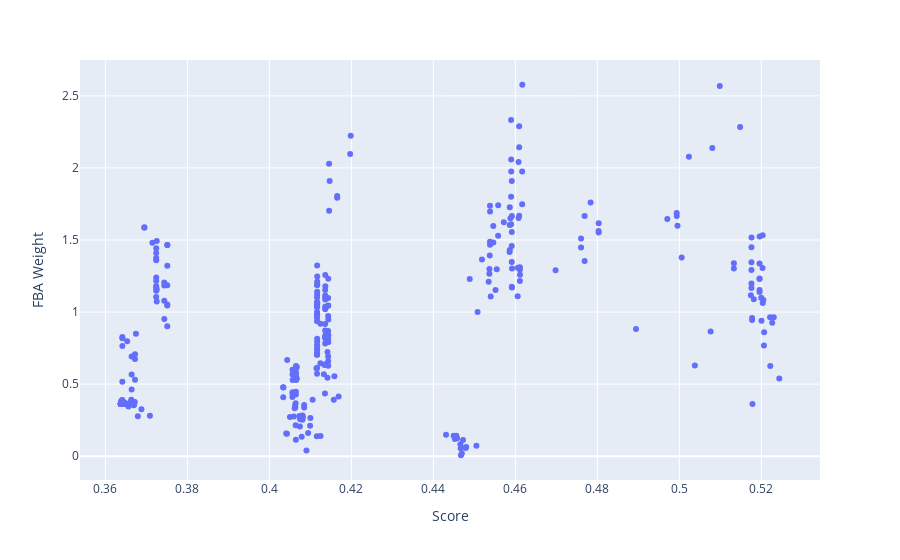

Write notebook code for a chart like this one.
### Code cell
fig = px.scatter(x=[float(i) for i in data['all_runs']], y=[data['all_runs'][i][1] for i in data['all_runs']])
fig.update_layout(xaxis_title='Score',
                  yaxis_title='FBA Weight')
fig.show()

### Figure 1 — Plotly figure (JSON) as saved in the notebook; plotly's stock layout.template omitted (floating-point values rounded to 4 significant figures; data arrays with more than 128 entries replaced by an {"elided": "..."} marker saying what was removed)
{"data": [{"hoverlabel": {"namelength": 0}, "hovertemplate": "x=%{x}<br>y=%{y}", "legendgroup": "", "marker": {"color": "#636efa", "symbol": "circle"}, "mode": "markers", "name": "", "showlegend": false, "type": "scatter", "x": {"elided": "338 float values"}, "xaxis": "x", "y": {"elided": "338 float values"}, "yaxis": "y"}], "layout": {"legend": {"tracegroupgap": 0}, "margin": {"t": 60}, "xaxis": {"anchor": "y", "domain": [0, 1], "title": {"text": "Score"}}, "yaxis": {"anchor": "x", "domain": [0, 1], "title": {"text": "FBA Weight"}}}}
